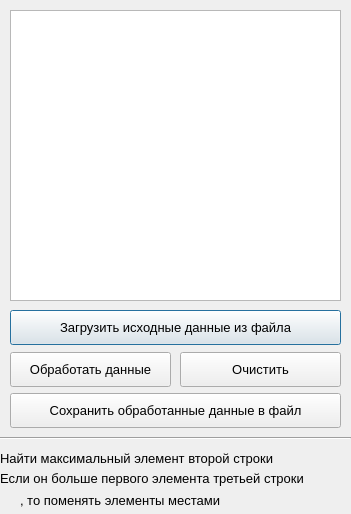
<?xml version="1.0" encoding="UTF-8"?>
<ui version="4.0">
 <class>Dialog</class>
 <widget class="QDialog" name="Dialog">
  <property name="geometry">
   <rect>
    <x>0</x>
    <y>0</y>
    <width>351</width>
    <height>514</height>
   </rect>
  </property>
  <property name="minimumSize">
   <size>
    <width>351</width>
    <height>514</height>
   </size>
  </property>
  <property name="maximumSize">
   <size>
    <width>351</width>
    <height>514</height>
   </size>
  </property>
  <property name="windowTitle">
   <string>Dialog</string>
  </property>
  <widget class="QPlainTextEdit" name="plainTextEdit">
   <property name="geometry">
    <rect>
     <x>10</x>
     <y>10</y>
     <width>331</width>
     <height>291</height>
    </rect>
   </property>
   <property name="font">
    <font>
     <family>Segoe UI</family>
     <pointsize>10</pointsize>
    </font>
   </property>
  </widget>
  <widget class="QPushButton" name="btn_upload_data">
   <property name="geometry">
    <rect>
     <x>10</x>
     <y>310</y>
     <width>331</width>
     <height>35</height>
    </rect>
   </property>
   <property name="font">
    <font>
     <family>Segoe UI</family>
     <pointsize>10</pointsize>
    </font>
   </property>
   <property name="text">
    <string>Загрузить исходные данные из файла</string>
   </property>
  </widget>
  <widget class="QPushButton" name="btn_process_data">
   <property name="geometry">
    <rect>
     <x>10</x>
     <y>352</y>
     <width>161</width>
     <height>35</height>
    </rect>
   </property>
   <property name="font">
    <font>
     <family>Segoe UI</family>
     <pointsize>10</pointsize>
    </font>
   </property>
   <property name="text">
    <string>Обработать данные</string>
   </property>
  </widget>
  <widget class="QPushButton" name="btn_clear">
   <property name="geometry">
    <rect>
     <x>180</x>
     <y>352</y>
     <width>161</width>
     <height>35</height>
    </rect>
   </property>
   <property name="font">
    <font>
     <family>Segoe UI</family>
     <pointsize>10</pointsize>
    </font>
   </property>
   <property name="text">
    <string>Очистить</string>
   </property>
  </widget>
  <widget class="QPushButton" name="btn_save_data">
   <property name="geometry">
    <rect>
     <x>10</x>
     <y>393</y>
     <width>331</width>
     <height>35</height>
    </rect>
   </property>
   <property name="font">
    <font>
     <family>Segoe UI</family>
     <pointsize>10</pointsize>
    </font>
   </property>
   <property name="text">
    <string>Сохранить обработанные данные в файл</string>
   </property>
  </widget>
  <widget class="QLabel" name="label_task_1">
   <property name="geometry">
    <rect>
     <x>0</x>
     <y>450</y>
     <width>291</width>
     <height>16</height>
    </rect>
   </property>
   <property name="font">
    <font>
     <family>Segoe UI</family>
     <pointsize>10</pointsize>
    </font>
   </property>
   <property name="text">
    <string>Найти максимальный элемент второй строки</string>
   </property>
  </widget>
  <widget class="QLabel" name="label_task_2">
   <property name="geometry">
    <rect>
     <x>0</x>
     <y>470</y>
     <width>341</width>
     <height>16</height>
    </rect>
   </property>
   <property name="font">
    <font>
     <family>Segoe UI</family>
     <pointsize>10</pointsize>
    </font>
   </property>
   <property name="text">
    <string>Если он больше первого элемента третьей строки</string>
   </property>
  </widget>
  <widget class="QLabel" name="label_task_3">
   <property name="geometry">
    <rect>
     <x>20</x>
     <y>490</y>
     <width>311</width>
     <height>20</height>
    </rect>
   </property>
   <property name="font">
    <font>
     <family>Segoe UI</family>
     <pointsize>10</pointsize>
    </font>
   </property>
   <property name="text">
    <string>, то поменять элементы местами</string>
   </property>
  </widget>
  <widget class="Line" name="line">
   <property name="geometry">
    <rect>
     <x>0</x>
     <y>430</y>
     <width>351</width>
     <height>16</height>
    </rect>
   </property>
   <property name="orientation">
    <enum>Qt::Horizontal</enum>
   </property>
  </widget>
 </widget>
 <resources/>
 <connections/>
</ui>
